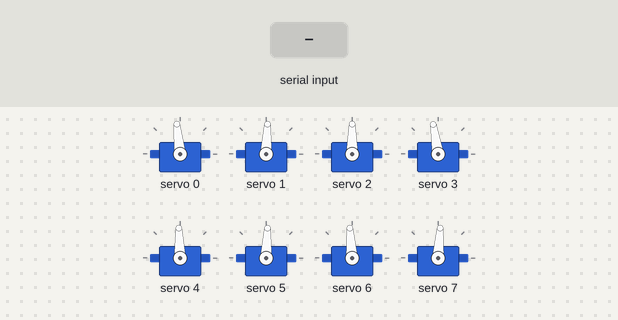
This sketch was run on a simulated ESP32. Shown: 8 × servo. The inputs (shaded band) are chosen by the test bench. What the sketch prints to the serial monitor is not drawn.

Above: at 12.2 s.
12.3 s: "2" received over Serial
Timing chart, 0 to 18.9 s (numbered marks = the images above; inputs shaded):
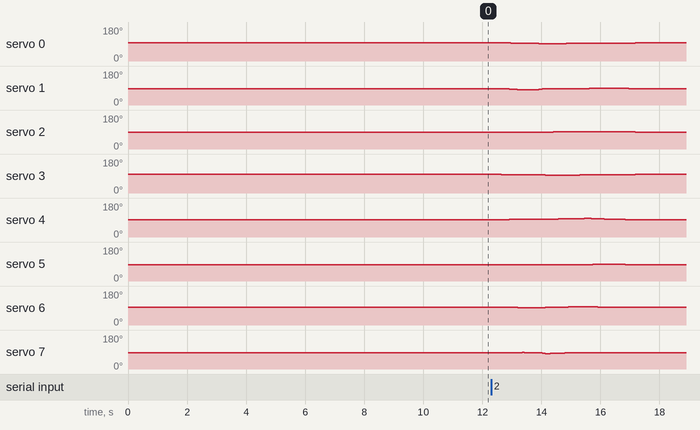

Measured:
- after the input at 12.3 s, servo 0: 96° → 95° after 0.67 s, → 94° 0.28 s later, → 93° 0.22 s later, → 92° 0.44 s later, … (10 changes in this stretch); servo 2: 90° → 89° after 1.2 s, → 90° 0.61 s later, → 91° 0.33 s later, → 92° 0.17 s later, … (6 changes in this stretch)

The sketch:

2D_SS_31.ino
```cpp
// HOW TO:
// ------------------------------
// Serial input = 2 -> Steps through gait sequence once and stops at the end.
// Serial input = 1 -> Steps through gait sequence in a loop.
// Serial input = 0 -> Stops infinite loop at the node where it is at that moment

//Gait template
#include <Wire.h>
#include <Adafruit_PWMServoDriver.h>

Adafruit_PWMServoDriver pca9685 = Adafruit_PWMServoDriver();

#define SERVO_FREQ 300
#define SER0 0 //Hip 1
#define SER1 1 //Knee 1
#define SER2 2 //Hip 2
#define SER3 3 //Knee 2
#define SER4 4 //Hip 3
#define SER5 5 //Knee 3
#define SER6 6 //Hip 4
#define SER7 7 //Knee 4

// Insert servo angles here:
// For 3D gaits, these angles are obtained from linearisation.py
// For 2D gaits, these angles are obtained from 2D_trajectory_reader.py
float SS_servo0[] = {-6.20289405e-02, -6.21088772e-02, -6.23004549e-02, -6.37583482e-02, -6.54954547e-02, -6.72325612e-02, -6.89696677e-02, -6.67143692e-02, -6.34560571e-02, -6.01977450e-02, -5.69394329e-02, -5.36811208e-02, -5.04228087e-02, -4.71644966e-02, -4.39061845e-02, -4.06478724e-02, -3.73895603e-02, -3.41312482e-02, -3.08729361e-02, -2.72853672e-02, -2.03916126e-02, -1.34978580e-02, -6.60410335e-03,  2.89651263e-04,  7.18340588e-03,  1.40771605e-02,  2.09709151e-02,  2.78646697e-02,  3.47584243e-02,  4.09783077e-02,  4.71063373e-02,  5.32343669e-02,  5.93623966e-02,  6.35670324e-02,  6.12920918e-02,  5.90171512e-02,  5.67422107e-02,  5.44672701e-02,  5.21923295e-02,  4.99173889e-02,  4.76424483e-02,  4.53675077e-02,  4.30925671e-02,  4.08176266e-02,  3.85426860e-02,  3.62677454e-02,  3.39928048e-02,  3.17178642e-02,  2.90754011e-02,  2.61111350e-02,  2.31468689e-02,  2.01826029e-02,  1.72183368e-02,  1.42540707e-02,  1.12898046e-02,  8.32553851e-03,  5.36127242e-03,  2.39700633e-03, -5.67259753e-04,  2.03931199e-03,  5.38756631e-03,  8.73582064e-03,  1.20840750e-02,  1.25927054e-02,  1.17440850e-02,  1.08954647e-02,  1.00468444e-02,  9.19822403e-03,  8.34960369e-03,  7.50098335e-03,  6.65236302e-03,  5.80374268e-03,  4.95512234e-03,  4.10650200e-03,  3.25788167e-03,  2.40926133e-03,  1.62556223e-05, -4.81610801e-03, -9.64847163e-03, -1.44808353e-02, -1.93131989e-02, -2.41455625e-02, -2.89779261e-02, -3.38102898e-02, -3.86426534e-02, -4.34750170e-02, -4.84408703e-02, -5.21936723e-02, -5.46219957e-02, -5.58999025e-02, -5.62303197e-02, -5.61768154e-02, -5.64809772e-02, -5.70205718e-02, -5.77867302e-02, -5.87651930e-02, -5.99491292e-02, -6.11157924e-02, -6.16528056e-02, -6.17651556e-02, -6.19338781e-02};
float SS_servo1[] = { 0.01039777,  0.00988287,  0.00844579,  0.00927621,  0.01062206,  0.01196791,  0.01331375,  0.02322819,  0.03529532,  0.04736245,  0.05942958,  0.07149671,  0.08356383,  0.09563096,  0.10769809,  0.11976522,  0.13183235,  0.14389948,  0.15596661,  0.16652855,  0.16197639,  0.15742423,  0.15287207,  0.14831992,  0.14376776,  0.1392156 ,  0.13466344,  0.13011128,  0.12555912,  0.1069654 ,  0.0864577 ,  0.06595   ,  0.0454423 ,  0.02939519,  0.02837502,  0.02735485,  0.02633469,  0.02531452,  0.02429435,  0.02327418,  0.02225401,  0.02123384,  0.02021367,  0.0191935 ,  0.01817333,  0.01715316,  0.016133  ,  0.01511283,  0.01370749,  0.0119649 ,  0.01022231,  0.00847971,  0.00673712,  0.00499453,  0.00325194,  0.00150935, -0.00023324, -0.00197583, -0.00371843, -0.01555242, -0.02872994, -0.04190747, -0.05508499, -0.06055193, -0.06233346, -0.06411499, -0.06589652, -0.06767805, -0.06945957, -0.0712411 , -0.07302263, -0.07480416, -0.07658568, -0.07836721, -0.08014874, -0.08193027, -0.07969413, -0.07111209, -0.06253005, -0.05394801, -0.04536597, -0.03678393, -0.02820189, -0.01961985, -0.01103781, -0.00245577,  0.00585077,  0.01165467,  0.01490376,  0.01592849,  0.01512068,  0.0135274 ,  0.01254359,  0.01214372,  0.01221647,  0.01272528,  0.01365004,  0.01450143,  0.01402571,  0.01259824,  0.01123889};
float SS_servo2[] = {-0.07838997, -0.07812125, -0.07685735, -0.074273  , -0.07153547, -0.06879794, -0.0660604 , -0.06665604, -0.06808907, -0.06952211, -0.07095514, -0.07238817, -0.07382121, -0.07525424, -0.07668728, -0.07812031, -0.07955334, -0.08098638, -0.08241941, -0.08394949, -0.0864541 , -0.0889587 , -0.09146331, -0.09396792, -0.09647252, -0.09897713, -0.10148173, -0.10398634, -0.10649094, -0.10230158, -0.09719977, -0.09209797, -0.08699617, -0.08154508, -0.0749173 , -0.06828953, -0.06166175, -0.05503398, -0.0484062 , -0.04177843, -0.03515065, -0.02852287, -0.0218951 , -0.01526732, -0.00863955, -0.00201177,  0.004616  ,  0.01124378,  0.0140241 ,  0.01343558,  0.01284706,  0.01225855,  0.01167003,  0.01108151,  0.01049299,  0.00990448,  0.00931596,  0.00872744,  0.00813892,  0.00417855, -0.00023074, -0.00464002, -0.00904931, -0.01166622, -0.01342643, -0.01518663, -0.01694684, -0.01870705, -0.02046726, -0.02222746, -0.02398767, -0.02574788, -0.02750808, -0.02926829, -0.0310285 , -0.03278871, -0.03436425, -0.03564813, -0.03693201, -0.03821588, -0.03949976, -0.04078364, -0.04206752, -0.04335139, -0.04463527, -0.04591915, -0.04785334, -0.05039457, -0.05357073, -0.05762888, -0.06286532, -0.06857213, -0.07263244, -0.07491765, -0.0756243 , -0.0749675 , -0.07324219, -0.071725  , -0.07285399, -0.07575584, -0.07789531};
float SS_servo3[] = { 0.05050322,  0.04930748,  0.04502461,  0.0376855 ,  0.02995909,  0.02223267,  0.01450626,  0.01292294,  0.01288295,  0.01284296,  0.01280297,  0.01276298,  0.01272299,  0.012683  ,  0.01264301,  0.01260302,  0.01256302,  0.01252303,  0.01248304,  0.01236607,  0.01147606,  0.01058605,  0.00969605,  0.00880604,  0.00791603,  0.00702602,  0.00613601,  0.005246  ,  0.004356  , -0.00789172, -0.02168758, -0.03548345, -0.04927931, -0.06089799, -0.06518212, -0.06946625, -0.07375038, -0.07803451, -0.08231864, -0.08660277, -0.0908869 , -0.09517103, -0.09945516, -0.10373929, -0.10802343, -0.11230756, -0.11659169, -0.12087582, -0.11687403, -0.10561708, -0.09436013, -0.08310318, -0.07184623, -0.06058927, -0.04933232, -0.03807537, -0.02681842, -0.01556147, -0.00430452, -0.00126227,  0.0006863 ,  0.00263488,  0.00458345,  0.00510951,  0.00495566,  0.0048018 ,  0.00464794,  0.00449409,  0.00434023,  0.00418637,  0.00403252,  0.00387866,  0.00372481,  0.00357095,  0.00341709,  0.00326324,  0.00347705,  0.00427161,  0.00506617,  0.00586073,  0.00665529,  0.00744985,  0.00824441,  0.00903897,  0.00983353,  0.01062809,  0.01279295,  0.01622634,  0.02094145,  0.02740928,  0.03620333,  0.04588007,  0.05224242,  0.05525522,  0.05521033,  0.05251989,  0.0477533 ,  0.04335409,  0.04403687,  0.04806702,  0.05056331};
float SS_servo4[] = { 0.0541395 ,  0.0542886 ,  0.05394498,  0.05108315,  0.04784784,  0.04461253,  0.04137722,  0.03954493,  0.03806512,  0.03658531,  0.0351055 ,  0.03362569,  0.03214588,  0.03066607,  0.02918626,  0.02770645,  0.02622664,  0.02474683,  0.02326702,  0.02159058,  0.01793962,  0.01428867,  0.01063771,  0.00698676,  0.0033358 , -0.00031515, -0.00396611, -0.00761706, -0.01126802, -0.01516074, -0.01908642, -0.0230121 , -0.02693778, -0.0306069 , -0.03341169, -0.03621649, -0.03902129, -0.04182609, -0.04463089, -0.04743568, -0.05024048, -0.05304528, -0.05585008, -0.05865488, -0.06145967, -0.06426447, -0.06706927, -0.06987407, -0.07312075, -0.07675434, -0.08038794, -0.08402153, -0.08765513, -0.09128873, -0.09492232, -0.09855592, -0.10218951, -0.10582311, -0.1094567 , -0.10798954, -0.10584328, -0.10369702, -0.10155076, -0.09562276, -0.08788719, -0.08015163, -0.07241607, -0.06468051, -0.05694494, -0.04920938, -0.04147382, -0.03373826, -0.02600269, -0.01826713, -0.01053157, -0.00279601,  0.00399384,  0.00928994,  0.01458604,  0.01988214,  0.02517823,  0.03047433,  0.03577043,  0.04106652,  0.04636262,  0.05165872,  0.05632877,  0.05955638,  0.0613275 ,  0.06172858,  0.06091054,  0.05911211,  0.0570136 ,  0.05564393,  0.05498848,  0.05489835,  0.05492504,  0.05433332,  0.05327425,  0.05272167,  0.05317842};
float SS_servo5[] = {-0.02619927, -0.02656531, -0.02573042, -0.0219689 , -0.01799604, -0.01402318, -0.01005032, -0.00920817, -0.00915256, -0.00909694, -0.00904133, -0.00898572, -0.0089301 , -0.00887449, -0.00881888, -0.00876326, -0.00870765, -0.00865204, -0.00859642, -0.00842043, -0.00703573, -0.00565102, -0.00426631, -0.0028816 , -0.0014969 , -0.00011219,  0.00127252,  0.00265723,  0.00404194,  0.00351731,  0.00273243,  0.00194755,  0.00116266,  0.00056441,  0.00059487,  0.00062533,  0.00065579,  0.00068624,  0.0007167 ,  0.00074716,  0.00077762,  0.00080808,  0.00083854,  0.000869  ,  0.00089946,  0.00092991,  0.00096037,  0.00099083,  0.00075778,  0.00029399, -0.00016979, -0.00063358, -0.00109736, -0.00156115, -0.00202494, -0.00248872, -0.00295251, -0.00341629, -0.00388008, -0.01168004, -0.02045671, -0.02923339, -0.03801006, -0.04394539, -0.04852265, -0.0530999 , -0.05767716, -0.06225442, -0.06683167, -0.07140893, -0.07598618, -0.08056344, -0.0851407 , -0.08971795, -0.09429521, -0.09887247, -0.09760421, -0.08710297, -0.07660173, -0.06610049, -0.05559925, -0.04509801, -0.03459678, -0.02409554, -0.0135943 , -0.00309306, -0.0083612 , -0.0162217 , -0.02119064, -0.02345078, -0.02330339, -0.0212714 , -0.01874264, -0.01751731, -0.01766088, -0.01889057, -0.02033507, -0.02060832, -0.02006112, -0.0206256 , -0.02320783};
float SS_servo6[] = { 0.05229144,  0.05160844,  0.05018395,  0.04915593,  0.04812967,  0.0471034 ,  0.04607713,  0.04336556,  0.04023059,  0.03709562,  0.03396065,  0.03082568,  0.02769071,  0.02455573,  0.02142076,  0.01828579,  0.01515082,  0.01201585,  0.00888088,  0.00589386,  0.00439254,  0.00289122,  0.0013899 , -0.00011142, -0.00161274, -0.00311406, -0.00461538, -0.0061167 , -0.00761802, -0.0029316 ,  0.00259824,  0.00812809,  0.01365794,  0.01906964,  0.0240833 ,  0.02909697,  0.03411064,  0.03912431,  0.04413798,  0.04915165,  0.05416532,  0.05917899,  0.06419266,  0.06920633,  0.07422   ,  0.07923367,  0.08424734,  0.08926101,  0.09211816,  0.09308706,  0.09405596,  0.09502486,  0.09599377,  0.09696267,  0.09793157,  0.09890047,  0.09986937,  0.10083827,  0.10180718,  0.09945153,  0.09665327,  0.09385501,  0.09105675,  0.08902815,  0.08736743,  0.08570671,  0.08404599,  0.08238527,  0.08072456,  0.07906384,  0.07740312,  0.0757424 ,  0.07408168,  0.07242096,  0.07076024,  0.06909952,  0.06763102,  0.06646614,  0.06530127,  0.06413639,  0.06297151,  0.06180663,  0.06064175,  0.05947687,  0.05831199,  0.05714711,  0.0561224 ,  0.0555787 ,  0.05543211,  0.05558791,  0.05602744,  0.05678705,  0.05765593,  0.05791453,  0.05743365,  0.05639636,  0.05538423,  0.05511667,  0.05525778,  0.0548109 ,  0.05357068};
float SS_servo7[] = {-0.02281669, -0.0221504 , -0.02117209, -0.02143599, -0.02178987, -0.02214375, -0.02249763, -0.01993364, -0.0166366 , -0.01333956, -0.01004252, -0.00674548, -0.00344844, -0.0001514 ,  0.00314564,  0.00644268,  0.00973971,  0.01303675,  0.01633379,  0.01907634,  0.01625096,  0.01342559,  0.01060022,  0.00777484,  0.00494947,  0.0021241 , -0.00070127, -0.00352665, -0.00635202, -0.0274402 , -0.05101773, -0.07459527, -0.09817281, -0.11544598, -0.11148085, -0.10751573, -0.1035506 , -0.09958548, -0.09562035, -0.09165523, -0.0876901 , -0.08372498, -0.07975985, -0.07579473, -0.0718296 , -0.06786448, -0.06389935, -0.05993423, -0.05537236, -0.05028799, -0.04520362, -0.04011925, -0.03503488, -0.0299505 , -0.02486613, -0.01978176, -0.01469739, -0.00961302, -0.00452865, -0.00502129, -0.00625643, -0.00749158, -0.00872672, -0.00937013, -0.00973071, -0.01009129, -0.01045186, -0.01081244, -0.01117302, -0.0115336 , -0.01189418, -0.01225476, -0.01261533, -0.01297591, -0.01333649, -0.01369707, -0.01370061, -0.01314022, -0.01257984, -0.01201945, -0.01145906, -0.01089867, -0.01033828, -0.00977789, -0.0092175 , -0.00865712, -0.00827386, -0.00875193, -0.0099682 , -0.01174932, -0.01406413, -0.01703953, -0.02031925, -0.02228107, -0.02276629, -0.02214194, -0.02155301, -0.02246082, -0.02426283, -0.02503412, -0.02429455};

int node=0;
int first=0;
int input=0;
int end_time=0;
int time_step=50000;
int steps = sizeof(SS_servo0)/sizeof(SS_servo0[0]);
int one_print = 0;

// -------------------Joint configurations-------------------
int servo0=0;
int servo0_deg=0;
int servo1=0;
int servo1_deg=0;
int servo2=0;
int servo2_deg=0;
int servo3=0;
int servo3_deg=0;
int servo4=0;
int servo4_deg=0;
int servo5=0;
int servo5_deg=0;
int servo6=0;
int servo6_deg=0;
int servo7=0;
int servo7_deg=0;

void setup() {
  Serial.begin(115200);
  pca9685.begin();

  pca9685.setOscillatorFrequency(27000000); //Value between 24MHz and 27MHz, tuned for this setup
  pca9685.setPWMFreq(SERVO_FREQ);
  delay (1000);

  servo0_deg=SS_servo0[0]/3.14159265*180;
        servo0=map(servo0_deg,-38,90,2200,1030);
        servo1_deg=SS_servo1[0]/3.14159265*180;
        servo1=map(servo1_deg,-90,90,2600,950);
        servo2_deg=SS_servo2[0]/3.14159265*180;
        servo2=map(servo2_deg,-37,90,1500,2670);
        servo3_deg=SS_servo3[0]/3.14159265*180;
        servo3=map(servo3_deg,-90,90,1100,2700);
        servo4_deg=SS_servo4[0]/3.14159265*180;
        servo4=map(servo4_deg,-90,38,2700,1500);
        servo5_deg=SS_servo5[0]/3.14159265*180;
        servo5=map(servo5_deg,-90,90,2600,930);
        servo6_deg=SS_servo6[0]/3.14159265*180;
        servo6=map(servo6_deg,-90,38,850,2250);
        servo7_deg=SS_servo7[0]/3.14159265*180;
        servo7=map(servo7_deg,-90,90,920,2620);

        pca9685.setPWM(SER0,0,servo0);
        pca9685.setPWM(SER1,0,servo1);
        pca9685.setPWM(SER2,0,servo2);
        pca9685.setPWM(SER3,0,servo3);
        pca9685.setPWM(SER4,0,servo4);
        pca9685.setPWM(SER5,0,servo5);
        pca9685.setPWM(SER6,0,servo6);
        pca9685.setPWM(SER7,0,servo7);

        Serial.print("Node:");
        Serial.println(node);
        Serial.print("servo0 -> rads:");
        Serial.print(SS_servo0[node]);
        Serial.print("        deg:");
        Serial.print(servo0_deg);
        Serial.print("        us:");
        Serial.println(servo0);
        Serial.print("servo1 -> rads:");
        Serial.print(SS_servo1[node]);
        Serial.print("        deg:");
        Serial.print(servo1_deg);
        Serial.print("        us:");
        Serial.println(servo1);
        Serial.print("servo2 -> rads:");
        Serial.print(SS_servo2[node]);
        Serial.print("        deg:");
        Serial.print(servo2_deg);
        Serial.print("        us:");
        Serial.println(servo2);
        Serial.print("servo3 -> rads:");
        Serial.print(SS_servo3[node]);
        Serial.print("        deg:");
        Serial.print(servo3_deg);
        Serial.print("        us:");
        Serial.println(servo3);
        Serial.print("servo4 -> rads:");
        Serial.print(SS_servo4[node]);
        Serial.print("        deg:");
        Serial.print(servo4_deg);
        Serial.print("        us:");
        Serial.println(servo4);
        Serial.print("servo5 -> rads:");
        Serial.print(SS_servo5[node]);
        Serial.print("        deg:");
        Serial.print(servo5_deg);
        Serial.print("        us:");
        Serial.println(servo5);
        Serial.print("servo6 -> rads:");
        Serial.print(SS_servo6[node]);
        Serial.print("        deg:");
        Serial.print(servo6_deg);
        Serial.print("        us:");
        Serial.println(servo6);
        Serial.print("servo7 -> rads:");
        Serial.print(SS_servo7[node]);
        Serial.print("        deg:");
        Serial.print(servo7_deg);
        Serial.print("        us:");
        Serial.println(servo7);

        Serial.println("10");
        delay(1000);
        Serial.println("9");
        delay(1000);
        Serial.println("8");
        delay(1000);
        Serial.println("7");
        delay(1000);
        Serial.println("6");
        delay(1000);
        Serial.println("5");
        delay(1000);
        Serial.println("4");
        delay(1000);
        Serial.println("3");
        delay(1000);
        Serial.println("2");
        delay(1000);
        Serial.println("1");
        delay(1000);

}

void loop()
{
  if(Serial.available()>0)
  {
    first=Serial.read();
    if(first=='2')
    {
      input=2;
      node=0;
      one_print=1;
    }
    if(first=='1')
    {
      input=1;
      node=0;
      one_print=1;
    }
    if(first=='0')
    {
      input=0;
    }
  }
  if(input==1 or input==2)
  {
      if(esp_timer_get_time()>=end_time)
      {
        servo0_deg=SS_servo0[node]/3.14159265*180;
        servo0=map(servo0_deg,-38,90,2200,1030);
        servo1_deg=SS_servo1[node]/3.14159265*180;
        servo1=map(servo1_deg,-90,90,2600,950);
        servo2_deg=SS_servo2[node]/3.14159265*180;
        servo2=map(servo2_deg,-37,90,1500,2670);
        servo3_deg=SS_servo3[node]/3.14159265*180;
        servo3=map(servo3_deg,-90,90,1100,2700);
        servo4_deg=SS_servo4[node]/3.14159265*180;
        servo4=map(servo4_deg,-90,38,2700,1500);
        servo5_deg=SS_servo5[node]/3.14159265*180;
        servo5=map(servo5_deg,-90,90,2600,930);
        servo6_deg=SS_servo6[node]/3.14159265*180;
        servo6=map(servo6_deg,-90,38,850,2250);
        servo7_deg=SS_servo7[node]/3.14159265*180;
        servo7=map(servo7_deg,-90,90,920,2620);

        pca9685.setPWM(SER0,0,servo0);
        pca9685.setPWM(SER1,0,servo1);
        pca9685.setPWM(SER2,0,servo2);
        pca9685.setPWM(SER3,0,servo3);
        pca9685.setPWM(SER4,0,servo4);
        pca9685.setPWM(SER5,0,servo5);
        pca9685.setPWM(SER6,0,servo6);
        pca9685.setPWM(SER7,0,servo7);

        node+=1;
        if(node>=steps and input==1)
        {
          Serial.print("Input:");
          Serial.println(input);
          node=0;
        }
        if(node>=steps and input==2)
        {
          Serial.print("Input:");
          Serial.println(input);
          input=0;
        }
         end_time=esp_timer_get_time()+time_step;
      }
   }

  if(input == 0)
  {
        pca9685.setPWM(SER0,0,servo0);
        pca9685.setPWM(SER1,0,servo1);
        pca9685.setPWM(SER2,0,servo2);
        pca9685.setPWM(SER3,0,servo3);
        pca9685.setPWM(SER4,0,servo4);
        pca9685.setPWM(SER5,0,servo5);
        pca9685.setPWM(SER6,0,servo6);
        pca9685.setPWM(SER7,0,servo7);

        if(one_print==1)
        {
          Serial.print("Input:");
          Serial.println(input);
          Serial.print("Node:");
          Serial.println(node);
          Serial.print("servo0 -> rads:");
          Serial.print(SS_servo0[node]);
          Serial.print("        deg:");
          Serial.print(servo0_deg);
          Serial.print("        us:");
          Serial.println(servo0);
          Serial.print("servo1 -> rads:");
          Serial.print(SS_servo1[node]);
          Serial.print("        deg:");
          Serial.print(servo1_deg);
          Serial.print("        us:");
          Serial.println(servo1);
          Serial.print("servo2 -> rads:");
          Serial.print(SS_servo2[node]);
          Serial.print("        deg:");
          Serial.print(servo2_deg);
          Serial.print("        us:");
          Serial.println(servo2);
          Serial.print("servo3 -> rads:");
          Serial.print(SS_servo3[node]);
          Serial.print("        deg:");
          Serial.print(servo3_deg);
          Serial.print("        us:");
          Serial.println(servo3);
          Serial.print("servo4 -> rads:");
          Serial.print(SS_servo4[node]);
          Serial.print("        deg:");
          Serial.print(servo4_deg);
          Serial.print("        us:");
          Serial.println(servo4);
          Serial.print("servo5 -> rads:");
          Serial.print(SS_servo5[node]);
          Serial.print("        deg:");
          Serial.print(servo5_deg);
          Serial.print("        us:");
          Serial.println(servo5);
          Serial.print("servo6 -> rads:");
          Serial.print(SS_servo6[node]);
          Serial.print("        deg:");
          Serial.print(servo6_deg);
          Serial.print("        us:");
          Serial.println(servo6);
          Serial.print("servo7 -> rads:");
          Serial.print(SS_servo7[node]);
          Serial.print("        deg:");
          Serial.print(servo7_deg);
          Serial.print("        us:");
          Serial.println(servo7);
          one_print=0;
        }

  }
}
```
